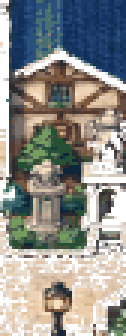
#> input picture generated/props/lamp_post.png, 42 x 112 px, found by its file name (shown 3 times larger)
$ python build_pack_v2.py
#> lines starting #> are read from the running program, lines starting #| are printed output that depends on the picture
#!/usr/bin/env python3
from pathlib import Path
from PIL import Image, ImageDraw
import io, zipfile, xml.etree.ElementTree as ET, json

ROOT=Path(__file__).resolve().parents[1]
OUT=ROOT/'redraw'
PREV=ROOT/'preview'
T=(0,0,0,0)

PAL={
'outline':(37,43,52,255),'dark':(56,62,66,255),'stone_d':(126,116,102,255),'stone':(184,168,145,255),'stone_l':(224,207,178,255),
'blue_d':(30,78,119,255),'blue':(42,124,177,255),'blue_l':(87,179,220,255),'water_hi':(190,238,244,255),
'green_d':(43,86,46,255),'green':(75,126,55,255),'green_l':(116,166,69,255),'leaf_hi':(168,193,90,255),
'wood_d':(79,50,34,255),'wood':(127,77,43,255),'wood_l':(177,112,62,255),
'gold_d':(137,84,24,255),'gold':(207,142,49,255),'gold_l':(247,207,106,255),
'cream':(232,216,187,255),'white':(244,237,217,255),'shadow':(24,30,35,78),
}

def canv(size): return Image.new('RGBA',size,T)

def composite(size,layers,order=None):
    by=dict(layers); out=canv(size)
    for n in (order or [n for n,_ in layers]): out=Image.alpha_composite(out,by[n])
    return out

def save_ora(asset,size,layers,merged,top_to_bottom=None):
    folder=OUT/asset; folder.mkdir(parents=True,exist_ok=True); (folder/'layers').mkdir(exist_ok=True)
    if top_to_bottom is None: top_to_bottom=[n for n,_ in layers][::-1]
    by=dict(layers)
    image_el=ET.Element('image',{'version':'0.0.1','w':str(size[0]),'h':str(size[1]),'name':asset})
    stack=ET.SubElement(image_el,'stack',{'name':'root'})
    for n in top_to_bottom:
        ET.SubElement(stack,'layer',{'name':n,'src':f'data/{n}.png','visibility':'visible','opacity':'1.0','composite-op':'svg:src-over'})
    xml=ET.tostring(image_el,encoding='utf-8',xml_declaration=True)
    thumb=merged.copy(); thumb.thumbnail((256,256),Image.Resampling.NEAREST)
    with zipfile.ZipFile(folder/f'{asset}.ora','w') as z:
        z.writestr('mimetype','image/openraster',compress_type=zipfile.ZIP_STORED)
        z.writestr('stack.xml',xml)
        for path,img in [('mergedimage.png',merged),('Thumbnails/thumbnail.png',thumb)]:
            b=io.BytesIO(); img.save(b,'PNG'); z.writestr(path,b.getvalue())
        for n in top_to_bottom:
            b=io.BytesIO(); by[n].save(b,'PNG'); z.writestr(f'data/{n}.png',b.getvalue())
    for i,(n,img) in enumerate(layers): img.save(folder/'layers'/f'{i:02d}_{n}.png')
    merged.save(folder/f'{asset}.png')
    merged.resize((size[0]*4,size[1]*4),Image.Resampling.NEAREST).save(folder/f'{asset}_preview_4x.png')


def draw_tree():
    size=(96,128); layers=[]
    sh=canv(size); d=ImageDraw.Draw(sh); d.ellipse((21,106,78,121),fill=PAL['shadow']); layers.append(('shadow',sh))
#> after `sh = canv(size)`: sh: PIL image 96x128 RGBA; every value is 0
    tr=canv(size); d=ImageDraw.Draw(tr)
    d.polygon([(39,79),(57,79),(62,112),(55,116),(40,115),(34,111)],fill=PAL['outline'])
    d.polygon([(42,79),(54,79),(57,110),(53,113),(41,112),(38,109)],fill=PAL['wood_d'])
    d.rectangle((45,84,49,108),fill=PAL['wood']); d.line((51,86,54,105),fill=PAL['wood_l']); d.line((41,94,45,91),fill=PAL['wood_l'])
    layers.append(('trunk',tr))
    fd=canv(size); d=ImageDraw.Draw(fd)
    clusters=[(18,33,53,75),(38,18,76,64),(55,38,88,82),(15,57,55,94),(40,55,78,101),(61,61,91,95),(30,31,74,86)]
    for b in clusters:d.ellipse(b,fill=PAL['green_d'])
    for b in [(20,29,32,42),(59,22,73,35),(72,47,86,61),(12,65,28,78),(33,87,48,99),(70,79,84,91)]: d.rectangle(b,fill=PAL['green_d'])
    layers.append(('foliage_dark',fd))
    fm=canv(size); d=ImageDraw.Draw(fm)
    for b in [(24,35,49,61),(42,26,67,54),(59,43,80,68),(23,62,48,86),(45,58,69,87),(62,67,82,86)]:d.ellipse(b,fill=PAL['green'])
    for b in [(29,41,37,48),(50,31,60,38),(68,49,75,57),(31,70,38,79),(52,65,60,73),(70,74,76,81)]:d.rectangle(b,fill=PAL['green_l'])
    layers.append(('foliage_mid',fm))
    fl=canv(size); d=ImageDraw.Draw(fl)
    for pts in [[(29,42),(35,37),(41,40),(38,47),(32,49)],[(50,31),(57,28),(63,33),(59,40),(53,39)],[(67,49),(73,46),(78,50),(75,57),(69,57)],[(32,67),(38,63),(44,67),(41,74),(35,75)],[(52,61),(58,57),(64,61),(61,69),(55,68)]]:
        d.polygon(pts,fill=PAL['green_l'])
    for p in [(32,40),(55,31),(72,50),(35,66),(57,60),(67,72),(47,46),(43,78)]: d.rectangle((p[0],p[1],p[0]+2,p[1]+2),fill=PAL['leaf_hi'])
    layers.append(('foliage_light',fl))
    hi=canv(size); d=ImageDraw.Draw(hi)
    for p in [(30,39),(55,29),(72,49),(38,64),(59,59),(25,57),(48,35)]:d.point(p,fill=PAL['cream'])
    layers.append(('highlights',hi))
    merged=composite(size,layers)
#> in composite, `by = dict(layers)`: by = 6 items
#> the loop in composite, `for n in (order or [n for n,_ in layers]): out=Image.alpha_composite(o..` made 6 passes
#> n on passes 1 to 6: 'shadow', 'trunk', 'foliage_dark', 'foliage_mid', 'foliage_light', 'highlights'
#> after the loop in composite, `for n in (order or [n for n,_ in layers]): out=Image.alpha_composite(o..`:
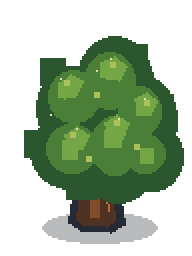
#> out: PIL image 96x128 RGBA (shown 2 times larger); mean R, G, B, A 30.4, 49, 24.4, 114.6; transparent parts drawn white
    save_ora('tree_round',size,layers,merged)
#> in save_ora, `if top_to_bottom is None: top_to_bottom=[n for n,_ in layers][::-1]`: top_to_bottom = ['highlights', 'foliage_light', 'foliage_mid', 'foliage_dark', 'trunk', 'shadow']
#> in save_ora, `by=dict(layers)`: by = 6 items
#> the loop in save_ora, `for n in top_to_bottom:` made 6 passes
#> the loop in save_ora, `for path,img in [('mergedimage.png',merged),('Thumbnails/thumbnail.png..` made 2 passes
#> the loop in save_ora, `for i,(n,img) in enumerate(layers): img.save(folder/'layers'/f'{i:02d}..` made 6 passes
    return merged


def stone_tile(seed):
    size=(32,32); im=Image.new('RGBA',size,PAL['stone']); d=ImageDraw.Draw(im)
    offsets=[0,5,2,7,3,0][seed%6]
    y=1; rows=[7,7,8,7,7]
    for ri,h in enumerate(rows):
        x=(-offsets-(ri%2)*9)%18-18
        widths=[13,15,12,16,14,11]; k=0
        while x<32:
            w=widths[(seed+ri+k)%len(widths)]
            d.rectangle((x,y,x+w,y+h-2),fill=PAL['stone_l'] if (ri+k+seed)%4==0 else PAL['stone'])
            d.line((x,y+h-1,x+w,y+h-1),fill=PAL['stone_d'])
            d.line((x+w+1,y,x+w+1,y+h-1),fill=PAL['stone_d'])
            if (ri+k+seed)%3==0:d.point((x+3,y+2),fill=(205,190,164,255))
            x += w+2; k+=1
        y += h
    cracks=[[(8,11),(9,12),(9,14),(11,15)],[(22,5),(21,7),(22,9)],[(15,23),(17,22),(18,20)],[(5,26),(7,25),(9,26)],[(25,17),(23,18),(22,20)],[(12,6),(14,7),(15,9)]]
    pts=cracks[seed%6]
    for a,b in zip(pts,pts[1:]):d.line((a[0],a[1],b[0],b[1]),fill=PAL['stone_d'])
    return im


def draw_tiles():
    size=(96,64); layers=[]; merged=canv(size)
#> after `merged = canv(size)`: merged: PIL image 96x64 RGBA; every value is 0
    positions=[(0,0),(32,0),(64,0),(0,32),(32,32),(64,32)]
    for i,pos in enumerate(positions):
        tile=stone_tile(i)
        layer=canv(size); layer.alpha_composite(tile,pos); name=f'stone_{chr(97+i)}'; layers.append((name,layer)); merged.alpha_composite(tile,pos)
        folder=OUT/'stone_tiles_32'; (folder/'individual').mkdir(parents=True,exist_ok=True); tile.save(folder/'individual'/f'{name}.png')
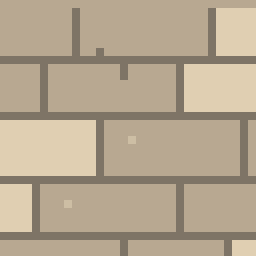
#> tile: PIL image 32x32 RGBA (shown 8 times larger); mean R, G, B, A 181.3, 166.2, 143.6, 255
#> after the loop, layers = 6 items
    save_ora('stone_tiles_32',size,layers,merged,top_to_bottom=[n for n,_ in layers][::-1])
#> call 2 of save_ora, with asset = 'stone_tiles_32', size = (96, 64)
#> the loop in save_ora (call 2), `for path,img in [('mergedimage.png',merged),('Thumbnails/thumbnail.png..` made 2 passes
#> the loop in save_ora (call 2), `for i,(n,img) in enumerate(layers): img.save(folder/'layers'/f'{i:02d}..` made 6 passes
#> pass 1, in save_ora (call 2), `for i,(n,img) in enumerate(layers): img.save(folder/'layers'/f'{i:02d}..`:
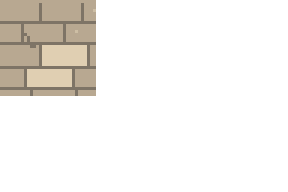
#> saved as 00_stone_a.png: PIL image 96x64 RGBA (shown 3 times larger); mean R, G, B, A 30.2, 27.7, 23.9, 42.5; transparent parts drawn white
#> in save_ora (call 2), `merged.resize((size[0]*4,size[1]*4),Image.Resampling.NEAREST).save(fol..`:
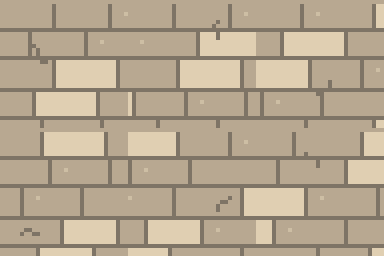
#> saved as stone_tiles_32_preview_4x.png: PIL image 384x256 RGBA; mean R, G, B, A 181.1, 166, 143.5, 255
    return merged


def draw_banner():
    size=(48,112); layers=[]
    sh=canv(size); d=ImageDraw.Draw(sh); d.ellipse((13,101,37,109),fill=PAL['shadow']); layers.append(('shadow',sh))
#> after `sh = canv(size)`: sh: PIL image 48x112 RGBA; every value is 0
    pole=canv(size); d=ImageDraw.Draw(pole)
    d.rectangle((22,8,27,101),fill=PAL['outline']); d.rectangle((23,9,25,99),fill=PAL['wood_d']); d.line((25,12,25,96),fill=PAL['wood_l'])
    d.polygon([(20,7),(24,2),(28,7),(27,11),(21,11)],fill=PAL['gold_d']); d.rectangle((22,7,26,9),fill=PAL['gold'])
    d.polygon([(15,98),(34,98),(38,104),(35,108),(14,108),(11,104)],fill=PAL['outline']); d.rectangle((15,101,34,106),fill=PAL['wood_d'])
    layers.append(('pole',pole))
    cloth=canv(size); d=ImageDraw.Draw(cloth)
    d.polygon([(5,24),(25,18),(43,24),(41,75),(29,88),(24,82),(18,88),(7,76)],fill=PAL['outline'])
    d.polygon([(7,25),(25,20),(41,25),(39,73),(29,85),(24,79),(19,85),(9,74)],fill=PAL['blue_d'])
    d.polygon([(10,27),(25,23),(37,27),(36,69),(28,80),(24,75),(20,80),(12,70)],fill=PAL['blue'])
    layers.append(('cloth',cloth))
    em=canv(size); d=ImageDraw.Draw(em)
    d.rectangle((23,36,25,61),fill=PAL['cream']); d.polygon([(24,34),(19,41),(22,42),(24,39),(26,42),(29,41)],fill=PAL['cream'])
    d.line((24,49,17,45),fill=PAL['cream'],width=2); d.line((24,49,31,45),fill=PAL['cream'],width=2)
    d.line((24,56,18,61),fill=PAL['cream'],width=2); d.line((24,56,30,61),fill=PAL['cream'],width=2)
    layers.append(('emblem',em))
    hi=canv(size); d=ImageDraw.Draw(hi); d.line((11,29,11,63),fill=PAL['blue_l']); d.line((14,27,25,24),fill=(116,190,225,255)); layers.append(('highlights',hi))
    merged=composite(size,layers)
#> the loop in composite (call 2), `for n in (order or [n for n,_ in layers]): out=Image.alpha_composite(o..` made 5 passes
    save_ora('blue_banner',size,layers,merged)
    return merged


def draw_fountain():
    size=(192,160); layers=[]
    sh=canv(size); d=ImageDraw.Draw(sh); d.ellipse((20,123,172,151),fill=(20,25,31,70)); layers.append(('shadow',sh))
#> after `sh = canv(size)`: sh: PIL image 192x160 RGBA; every value is 0
    base=canv(size); d=ImageDraw.Draw(base)
    d.ellipse((17,78,175,151),fill=PAL['outline']); d.ellipse((21,75,171,145),fill=PAL['stone_d']); d.ellipse((28,72,164,137),fill=PAL['stone_l']); d.ellipse((34,77,158,132),fill=PAL['blue_d'])
    d.rectangle((45,128,147,144),fill=PAL['stone']); d.rectangle((54,136,138,148),fill=PAL['stone_d'])
    d.rectangle((82,139,110,154),fill=PAL['outline']); d.rectangle((86,140,106,151),fill=PAL['stone_l'])
    for x in [28,42,150,164]:d.rectangle((x,102,x+7,124),fill=PAL['stone_d'])
    layers.append(('stone_base',base))
    water=canv(size); d=ImageDraw.Draw(water)
    d.ellipse((39,81,153,129),fill=PAL['blue']); d.ellipse((48,87,144,122),fill=PAL['blue_l'])
    for y,x0,x1 in [(98,55,75),(112,116,140),(119,68,95),(93,103,132)]: d.arc((x0,y-5,x1,y+5),0,180,fill=PAL['water_hi'],width=2)
    for x in [77,82,108,113]: d.rectangle((x,51,x+3,87),fill=PAL['blue_l']); d.line((x+1,53,x+1,84),fill=PAL['water_hi'])
    layers.append(('water',water))
    ped=canv(size); d=ImageDraw.Draw(ped)
    d.rectangle((69,75,122,106),fill=PAL['outline']); d.rectangle((73,75,118,102),fill=PAL['stone']); d.rectangle((78,70,113,82),fill=PAL['stone_l']); d.rectangle((82,63,109,74),fill=PAL['stone_d'])
    d.rectangle((88,50,103,67),fill=PAL['stone_l']); d.rectangle((90,48,101,55),fill=PAL['stone'])
    layers.append(('pedestal',ped))
    st=canv(size); d=ImageDraw.Draw(st)
    d.polygon([(94,20),(87,32),(89,50),(84,64),(106,64),(101,50),(103,33)],fill=PAL['stone_d'])
    d.polygon([(93,17),(88,22),(89,28),(95,31),(101,27),(101,21),(97,17)],fill=PAL['stone_l'])
    d.polygon([(88,28),(72,20),(61,27),(75,39),(88,42)],fill=PAL['outline']); d.polygon([(87,31),(73,23),(65,27),(76,36),(88,39)],fill=PAL['stone_l'])
    d.polygon([(101,28),(117,19),(130,25),(116,39),(102,42)],fill=PAL['outline']); d.polygon([(102,31),(116,22),(126,26),(115,36),(102,39)],fill=PAL['stone_l'])
    d.line((78,27,86,35),fill=PAL['stone_d'],width=2); d.line((112,27,104,35),fill=PAL['stone_d'],width=2)
    layers.append(('statue',st))
    hi=canv(size); d=ImageDraw.Draw(hi)
    for p in [(92,20),(74,26),(119,25),(80,74),(109,74),(31,99),(157,100),(92,84)]: d.rectangle((p[0],p[1],p[0]+2,p[1]+1),fill=PAL['white'])
    layers.append(('highlights',hi))
    merged=composite(size,layers)
#> call 3 of composite, with size = (192, 160)
#> the loop in composite (call 3), `for n in (order or [n for n,_ in layers]): out=Image.alpha_composite(o..` made 6 passes
#> after the loop in composite (call 3), `for n in (order or [n for n,_ in layers]): out=Image.alpha_composite(o..`:
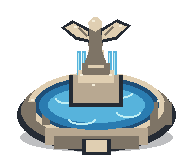
#> out: PIL image 192x160 RGBA; mean R, G, B, A 47.6, 55.2, 56.7, 100.4; transparent parts drawn white
    save_ora('fountain',size,layers,merged)
    return merged


def mini_scene(tiles,tree,banner,fountain):
    W,H=640,416; scene=Image.new('RGBA',(W,H),(221,205,178,255))
#> after `scene = Image.new('RGBA', (W, H), (221, 205, 178, 255))`:
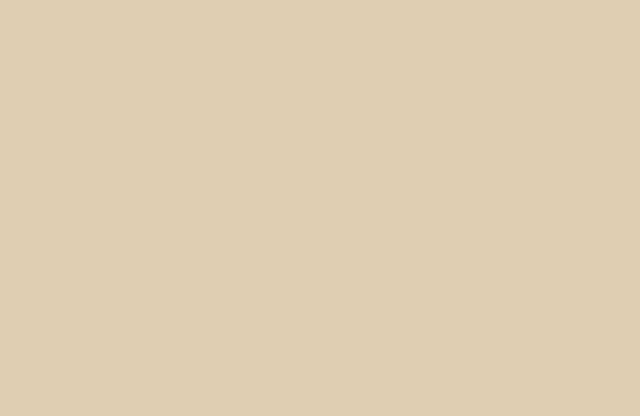
#> scene: PIL image 640x416 RGBA; mean R, G, B, A 221, 205, 178, 255
    tileset=[stone_tile(i) for i in range(6)]
#> tileset = 6 items
    for gy,y in enumerate(range(0,H,32)):
        for gx,x in enumerate(range(0,W,32)):
            scene.alpha_composite(tileset[(gx*3+gy*5)%6],(x,y))
    d=ImageDraw.Draw(scene)
    for box in [(30,34,180,120),(460,34,610,120),(34,282,180,388),(460,282,610,388)]:
        d.rounded_rectangle(box,18,fill=PAL['green_d'],outline=PAL['stone_d'],width=5)
        d.rounded_rectangle((box[0]+7,box[1]+7,box[2]-7,box[3]-7),14,fill=PAL['green'])
    scene.alpha_composite(fountain,(224,125))
    scene.alpha_composite(tree,(68,18)); scene.alpha_composite(tree,(474,18)); scene.alpha_composite(tree,(70,259)); scene.alpha_composite(tree,(472,259))
    scene.alpha_composite(banner,(180,230)); scene.alpha_composite(banner,(412,230))
    lamp_path=ROOT/'redraw'/'lamp_post'/'lamp_post.png'
    if not lamp_path.exists(): lamp_path=Path('/mnt/data/pixelorama_redraw_v1/lamp_post.png')
    if lamp_path.exists():
        lamp=Image.open(lamp_path).convert('RGBA')
#> lamp is the input picture: PIL image 42x112 RGBA; mean R, G, B, A 125.8, 122.1, 114.6, 201.5
        for p in [(192,28),(416,28),(192,270),(416,270)]: scene.alpha_composite(lamp,p)
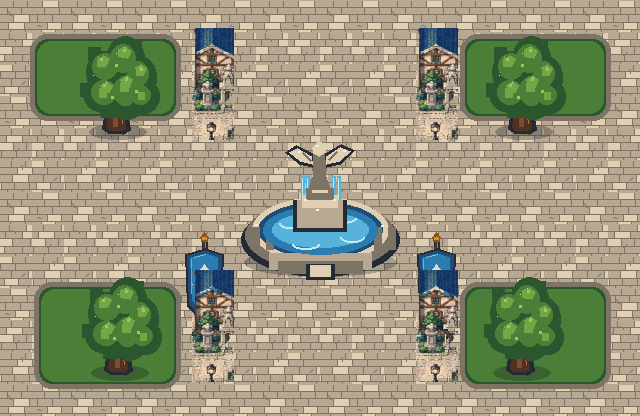
#> scene: PIL image 640x416 RGBA; mean R, G, B, A 150.9, 150.3, 123.2, 255
    PREV.mkdir(parents=True,exist_ok=True); scene.save(PREV/'reassembled_plaza_v2.png')
    scene.resize((W*2,H*2),Image.Resampling.NEAREST).save(PREV/'reassembled_plaza_v2_2x.png')


def main():
    OUT.mkdir(parents=True,exist_ok=True); PREV.mkdir(parents=True,exist_ok=True)
    tree=draw_tree(); tiles=draw_tiles(); banner=draw_banner(); fountain=draw_fountain(); mini_scene(tiles,tree,banner,fountain)
    manifest={
      'grid':[32,32], 'status':'redrawn-from-blank',
      'assets':{
        'lamp_post':{'canvas':[32,112],'layers':6,'status':'already validated in Pixelorama'},
        'tree_round':{'canvas':[96,128],'layers':6},
        'stone_tiles_32':{'canvas':[96,64],'tiles':6,'tile_size':[32,32]},
        'blue_banner':{'canvas':[48,112],'layers':5},
        'fountain':{'canvas':[192,160],'layers':6}
      }
    }
    (ROOT/'manifest_v2.json').write_text(json.dumps(manifest,indent=2),encoding='utf-8')
    print('built v2 asset pack')
if __name__=='__main__': main()

$ run again, with generated/props/fountain_cluster.png copied over generated/props/lamp_post.png
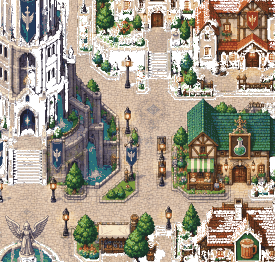
#> input picture generated/props/fountain_cluster.png, 275 x 262 px, found by its file name
#> in composite, `by = dict(layers)`: by = 6 items
#> the loop in composite, `for n in (order or [n for n,_ in layers]): out=Image.alpha_composite(o..` made 6 passes
#> n on passes 1 to 6: 'shadow', 'trunk', 'foliage_dark', 'foliage_mid', 'foliage_light', 'highlights'
#> top_to_bottom = ['highlights', 'foliage_light', 'foliage_mid', 'foliage_dark', 'trunk', 'shadow']
#> in save_ora, `by=dict(layers)`: by = 6 items
#> the loop in save_ora, `for n in top_to_bottom:` made 6 passes
#> the loop in save_ora, `for path,img in [('mergedimage.png',merged),('Thumbnails/thumbnail.png..` made 2 passes
#> the loop in save_ora, `for i,(n,img) in enumerate(layers): img.save(folder/'layers'/f'{i:02d}..` made 6 passes
#> the loop in save_ora (call 2), `for path,img in [('mergedimage.png',merged),('Thumbnails/thumbnail.png..` made 2 passes
#> the loop in save_ora (call 2), `for i,(n,img) in enumerate(layers): img.save(folder/'layers'/f'{i:02d}..` made 6 passes
#> the loop in composite (call 2), `for n in (order or [n for n,_ in layers]): out=Image.alpha_composite(o..` made 5 passes
#> in mini_scene, lamp is the input picture: PIL image 275x262 RGBA; mean R, G, B, A 139.6, 125.4, 105.9, 203.6
#> after the loop in mini_scene, `for p in [(192,28),(416,28),(192,270),(416,270)]: scene.alpha_composit..`:
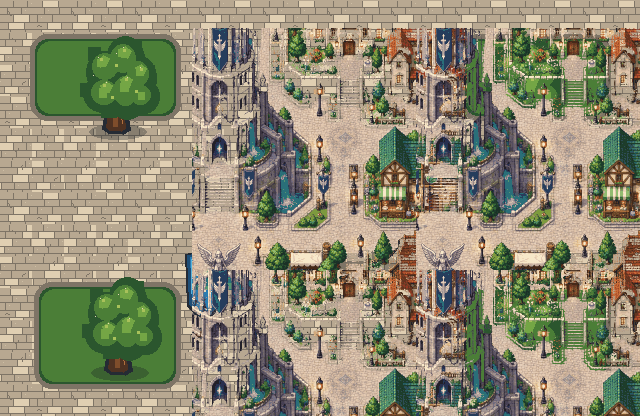
#> scene: PIL image 640x416 RGBA; mean R, G, B, A 144.9, 140.5, 116, 255
